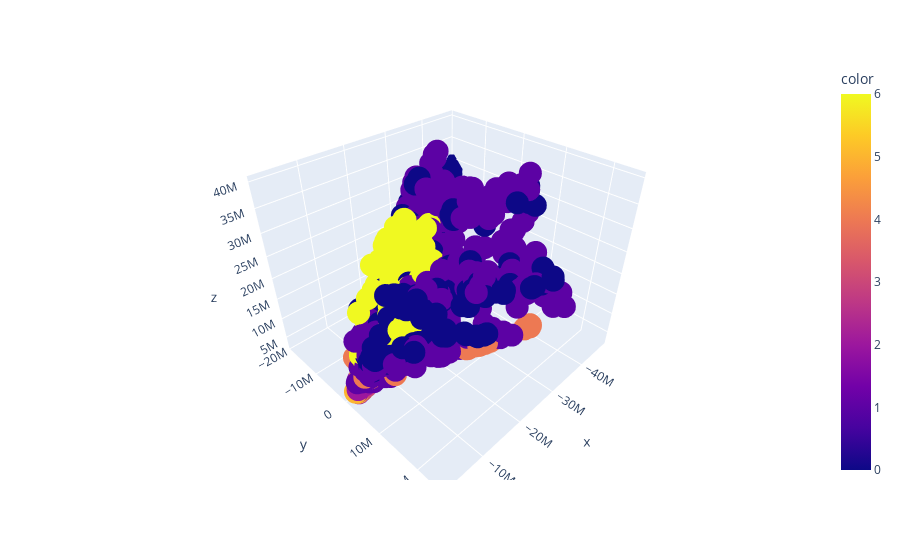

Notebook code cell kept with this figure:
### Code cell
px.scatter_3d(pd.DataFrame(latent_X_train.to_numpy(),columns=['x','y','z']), x='x', y='y', z='z',color=Y_train)

### Figure 1 — Plotly figure (JSON) as saved in the notebook; plotly's stock layout.template omitted (floating-point values rounded to 4 significant figures; data arrays with more than 128 entries replaced by an {"elided": "..."} marker saying what was removed)
{"data": [{"hovertemplate": "x=%{x}<br>y=%{y}<br>z=%{z}<br>color=%{marker.color}<extra></extra>", "legendgroup": "", "marker": {"color": {"elided": "11340 int values"}, "coloraxis": "coloraxis", "symbol": "circle"}, "mode": "markers", "name": "", "scene": "scene", "showlegend": false, "type": "scatter3d", "x": {"elided": "11340 float values"}, "y": {"elided": "11340 float values"}, "z": {"elided": "11340 float values"}}], "layout": {"coloraxis": {"colorbar": {"title": {"text": "color"}}, "colorscale": [[0, "#0d0887"], [0.1111, "#46039f"], [0.2222, "#7201a8"], [0.3333, "#9c179e"], [0.4444, "#bd3786"], [0.5556, "#d8576b"], [0.6667, "#ed7953"], [0.7778, "#fb9f3a"], [0.8889, "#fdca26"], [1, "#f0f921"]]}, "legend": {"tracegroupgap": 0}, "margin": {"t": 60}, "scene": {"domain": {"x": [0, 1], "y": [0, 1]}, "xaxis": {"title": {"text": "x"}}, "yaxis": {"title": {"text": "y"}}, "zaxis": {"title": {"text": "z"}}}}}
